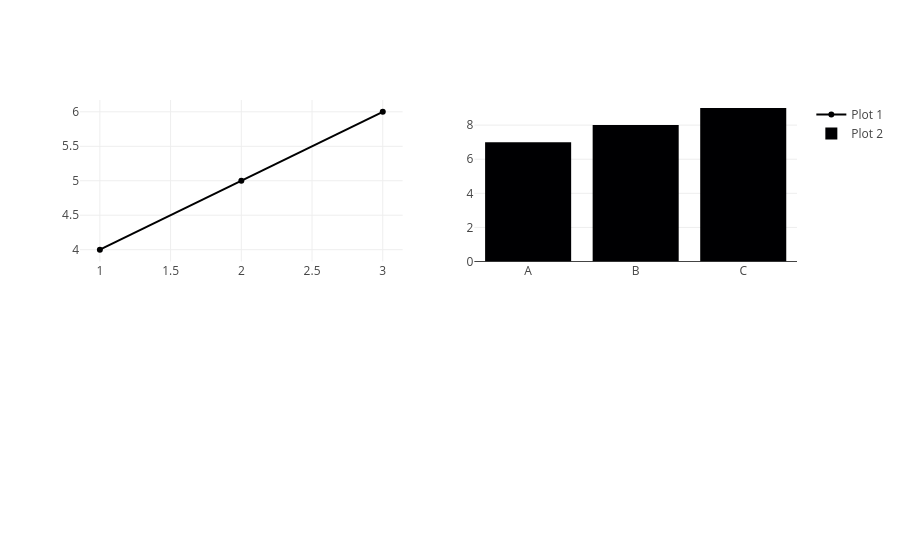

The code cell stored with this chart in its notebook:
### Code cell
plot2 = go.Bar(x=['A', 'B', 'C'],
            y=[7, 8, 9],
            name='Plot 2')
fig.add_trace(plot2, row=1, col=2)

### Figure 1 — Plotly figure (JSON) as saved in the notebook; plotly's stock layout.template omitted (floating-point values rounded to 4 significant figures)
{"data": [{"mode": "lines+markers", "name": "Plot 1", "type": "scatter", "x": [1, 2, 3], "xaxis": "x", "y": [4, 5, 6], "yaxis": "y"}, {"name": "Plot 2", "type": "bar", "x": ["A", "B", "C"], "xaxis": "x2", "y": [7, 8, 9], "yaxis": "y2"}], "layout": {"xaxis": {"anchor": "y", "domain": [0, 0.45]}, "xaxis2": {"anchor": "y2", "domain": [0.55, 1]}, "xaxis3": {"anchor": "y3", "domain": [0, 0.45]}, "xaxis4": {"anchor": "y4", "domain": [0.55, 1]}, "yaxis": {"anchor": "x", "domain": [0.575, 1]}, "yaxis2": {"anchor": "x2", "domain": [0.575, 1]}, "yaxis3": {"anchor": "x3", "domain": [0, 0.425]}, "yaxis4": {"anchor": "x4", "domain": [0, 0.425]}}}
